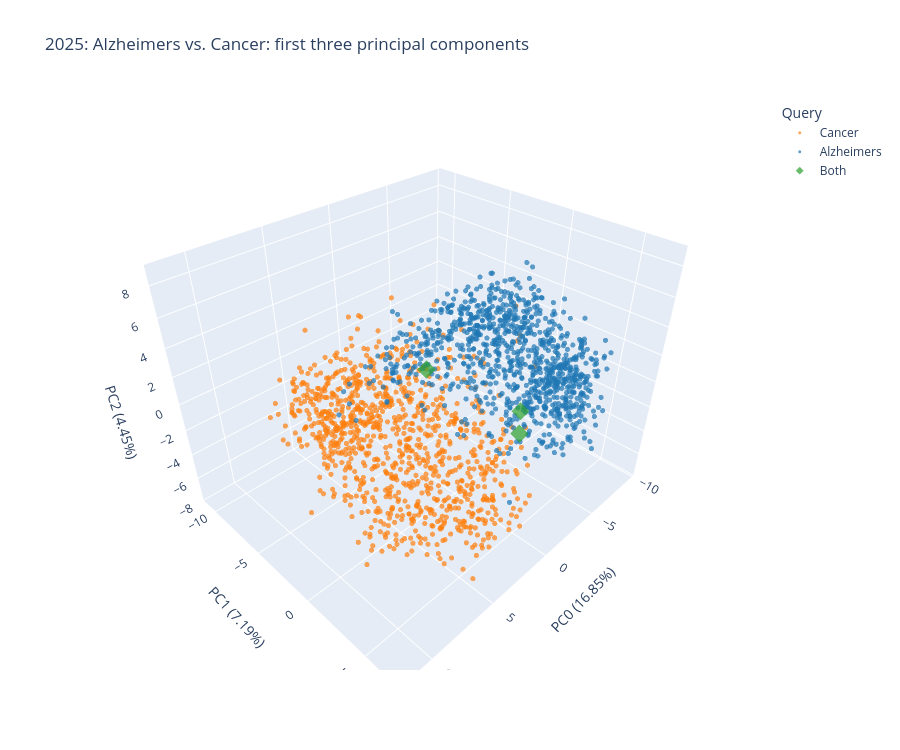

Source (notebook cell):
### Markdown cell above
### 11. Explore the interactive 3D plot

### Code cell
import pandas as pd
import plotly.express as px

# Align coordinates and metadata using the same PMID order
plot_data_run = pd.DataFrame({
    "PC0": X_pca_run[:, 0],
    "PC1": X_pca_run[:, 1],
    "PC2": X_pca_run[:, 2],
    "Query": labels_run,
    "PMID": pmids_run,
    "Title": [
        papers_run[pmid]["ArticleTitle"]
        for pmid in pmids_run
    ],
})

# Create an interactive 3D scatter plot
fig_run = px.scatter_3d(
    plot_data_run,
    x="PC0",
    y="PC1",
    z="PC2",
    color="Query",
    symbol="Query",
    color_discrete_map=COLORS,
    symbol_map=SYMBOLS,
    custom_data=["PMID", "Title"],
    opacity=0.7,
    title=f"{PLOT_TITLE}: first three principal components",
    height=750,
)

# Display the PMID, title, and coordinates when hovering
fig_run.update_traces(
    marker={"size": 3},
    hovertemplate=(
        "<b>PMID:</b> %{customdata[0]}<br>"
        "<b>Title:</b> %{customdata[1]}<br>"
        "PC0: %{x:.3f}<br>"
        "PC1: %{y:.3f}<br>"
        "PC2: %{z:.3f}"
        "<extra>%{fullData.name}</extra>"
    ),
)

# Make papers found in both searches easier to identify
fig_run.update_traces(
    marker={"size": 6},
    selector={"name": "Both"},
)

# Preserve relative axis scales and label explained variance
fig_run.update_layout(
    scene={
        "xaxis_title": f"PC0 ({variance_ratios_run[0]:.2%})",
        "yaxis_title": f"PC1 ({variance_ratios_run[1]:.2%})",
        "zaxis_title": f"PC2 ({variance_ratios_run[2]:.2%})",
        "aspectmode": "data",
    }
)

fig_run.show()

# Save a standalone interactive plot for this run.
fig_run.write_html(FOLDER / f"{PLOT_PREFIX}-pca-3d.html", include_plotlyjs=True)

### Figure 1 — Plotly figure (JSON) as saved in the notebook; plotly's stock layout.template omitted (floating-point values rounded to 4 significant figures; data arrays with more than 128 entries replaced by an {"elided": "..."} marker saying what was removed)
{"data": [{"customdata": {"elided": "997x2 str values"}, "hovertemplate": "<b>PMID:</b> %{customdata[0]}<br><b>Title:</b> %{customdata[1]}<br>PC0: %{x:.3f}<br>PC1: %{y:.3f}<br>PC2: %{z:.3f}<extra>%{fullData.name}</extra>", "legendgroup": "Cancer", "marker": {"color": "#ff7f0e", "opacity": 0.7, "size": 3, "symbol": "circle"}, "mode": "markers", "name": "Cancer", "scene": "scene", "showlegend": true, "type": "scatter3d", "x": {"elided": "997 float values"}, "y": {"elided": "997 float values"}, "z": {"elided": "997 float values"}}, {"customdata": {"elided": "997x2 str values"}, "hovertemplate": "<b>PMID:</b> %{customdata[0]}<br><b>Title:</b> %{customdata[1]}<br>PC0: %{x:.3f}<br>PC1: %{y:.3f}<br>PC2: %{z:.3f}<extra>%{fullData.name}</extra>", "legendgroup": "Alzheimers", "marker": {"color": "#1f77b4", "opacity": 0.7, "size": 3, "symbol": "circle"}, "mode": "markers", "name": "Alzheimers", "scene": "scene", "showlegend": true, "type": "scatter3d", "x": {"elided": "997 float values"}, "y": {"elided": "997 float values"}, "z": {"elided": "997 float values"}}, {"customdata": [["41162806", "Subgraph Neural Networks Enhanced by Global Similarity for Drug Repositioning."], ["41319088", "Biocompatible SABRE Hyperpolarization of [1-13C]Ketoleucine for Cellular Metabolic Flux Sensing."], ["41427617", "Cancer and dementia incidence are strongly correlated worldwide: evidence from cross-national regression analyses."]], "hovertemplate": "<b>PMID:</b> %{customdata[0]}<br><b>Title:</b> %{customdata[1]}<br>PC0: %{x:.3f}<br>PC1: %{y:.3f}<br>PC2: %{z:.3f}<extra>%{fullData.name}</extra>", "legendgroup": "Both", "marker": {"color": "#2ca02c", "opacity": 0.7, "size": 6, "symbol": "diamond"}, "mode": "markers", "name": "Both", "scene": "scene", "showlegend": true, "type": "scatter3d", "x": [-1.846, -2.617, -0.906], "y": [3.463, 2.843, -3.636], "z": [-1.812, -0.8467, -0.01151]}], "layout": {"height": 750, "legend": {"title": {"text": "Query"}, "tracegroupgap": 0}, "scene": {"aspectmode": "data", "domain": {"x": [0, 1], "y": [0, 1]}, "xaxis": {"title": {"text": "PC0 (16.85%)"}}, "yaxis": {"title": {"text": "PC1 (7.19%)"}}, "zaxis": {"title": {"text": "PC2 (4.45%)"}}}, "title": {"text": "2025: Alzheimers vs. Cancer: first three principal components"}}}
